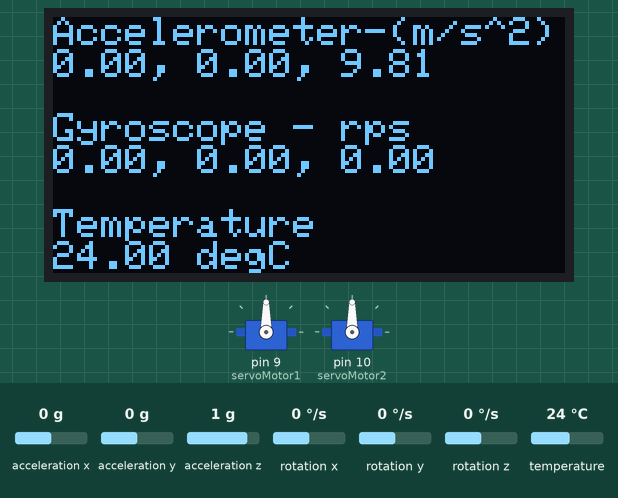
Recording of a sketch running on a simulated Arduino Mega 2560, built for the host (arithmetic inside an expression is 32-bit, double 64-bit). On the bench: 2 × servo, 128×64 one-colour display. Inputs (shaded band) come from the test bench; at power-on: rotation x 0 °/s, rotation y 0 °/s, acceleration x 0 g, acceleration y 0 g, acceleration z 1 g, rotation z 0 °/s, temperature 24 °C. Storage starts empty; what the sketch prints to the serial monitor is not drawn.

Above: at 3.2 s.
3.3 s: rotation x set to -192 °/s
At 4.4 s:
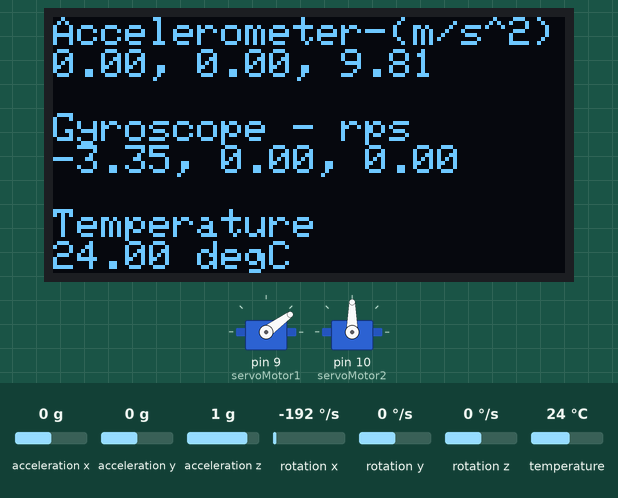
4.8 s: rotation y set to -192 °/s
At 5.3 s:
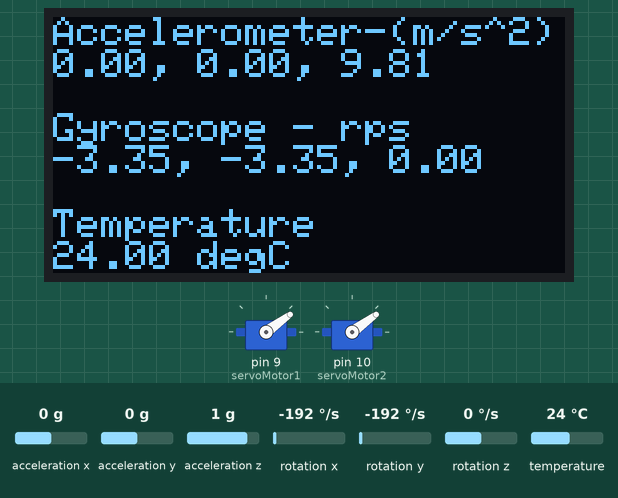
6.3 s: rotation x set to -100 °/s
At 7.5 s:
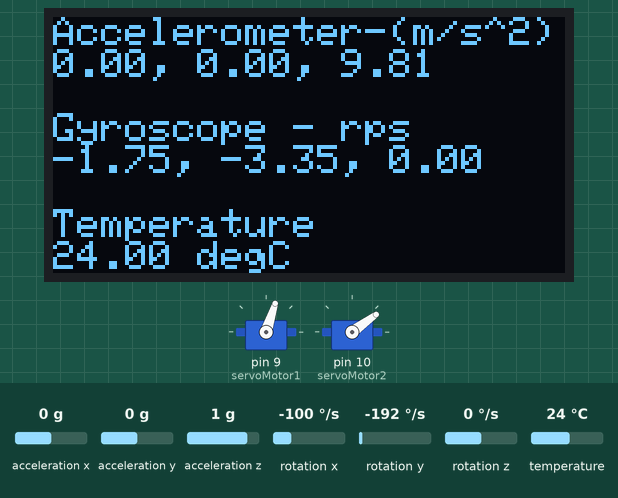
7.8 s: rotation y set to -100 °/s
At 8.7 s:
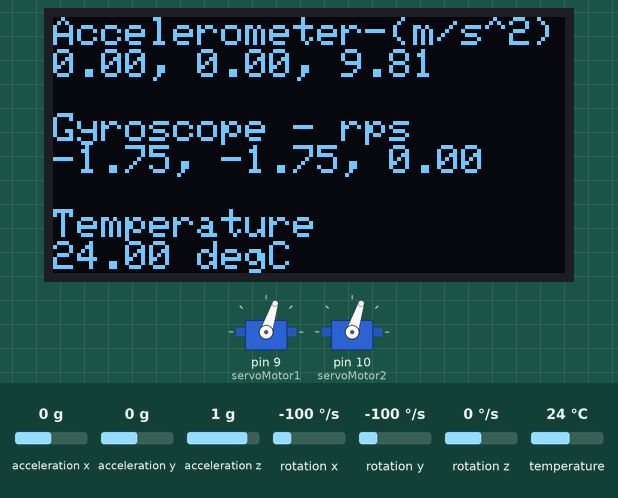
9.3 s: rotation x set to 0 °/s
At 9.8 s:
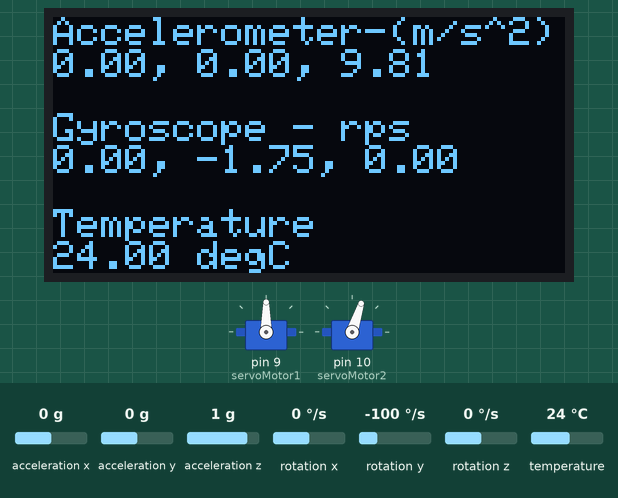
10.8 s: rotation y set to 100 °/s
At 11.9 s:
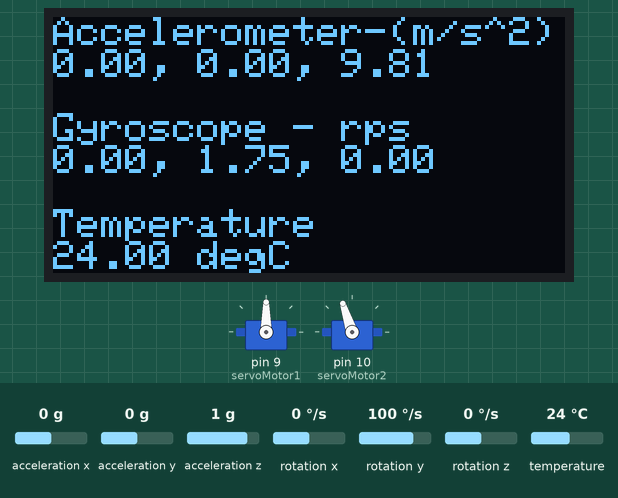
Timing chart, 0 to 13.3 s (numbered marks = the images above; inputs shaded):
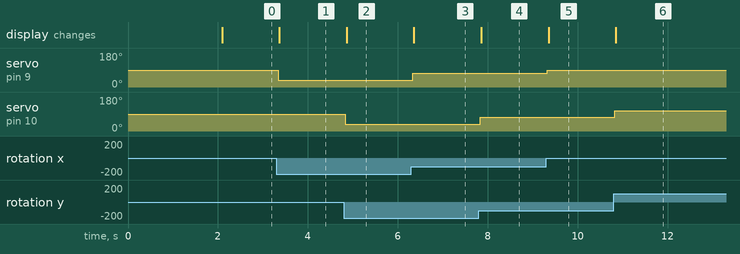

The sketch:

sketch.ino
```cpp
#include <Adafruit_MPU6050.h>  // Adafruit MPU6050 kütüphanesini dahil eder. Bu kütüphane, MPU6050 sensörünün kullanımını sağlar.
#include <Adafruit_Sensor.h>   // Adafruit Sensor kütüphanesini dahil eder. Bu kütüphane, sensör verilerini okumak için gerekli fonksiyonları sağlar.
#include <Adafruit_SSD1306.h>  // Adafruit SSD1306 OLED ekran kütüphanesini dahil eder. Bu kütüphane, OLED ekranın kullanımını sağlar.
#include <Adafruit_GFX.h>      // Adafruit GFX grafik kütüphanesini dahil eder. Bu kütüphane, temel grafik işlemleri için kullanılır.
#include <Wire.h>              // I2C iletişim protokolü kütüphanesini dahil eder. MPU6050 ve SSD1306 gibi I2C cihazlarla iletişim kurmak için kullanılır.
#include <Servo.h>             // Servo motor kütüphanesini dahil eder. Bu kütüphane, servo motorların kontrol edilmesini sağlar.
#include <SD.h>                // SD kart kütüphanesini dahil eder. Bu kütüphane, SD kartın kullanımını ve veri kaydını sağlar.

#define EKRAN_GNSLK 128             // OLED ekran genişliği
#define EKRAN_YKSKLK 64             // OLED ekran yüksekliği
#define OLED_RESET -1               // OLED reset pini (-1 ise reset kullanılmaz)
#define OLED_ADDRESS 0x3C           // SSD1306 I2C adresi --onemli!!

Adafruit_SSD1306 ekran(EKRAN_GNSLK, EKRAN_YKSKLK, &Wire, OLED_RESET); // OLED "ekran" nesnesi oluşturulur

Adafruit_MPU6050 sensor;       // MPU6050 "sensor" nesnesi oluşturulur

Servo servoMotor1;          // servoMotor1 nesnesi oluşturulur
Servo servoMotor2;          // servoMotor2 nesnesi oluşturulur

const int cipSecim = 53;    // SD kart çip seçim pini 53 olarak bağlandı.
File dosya;                 //uzerine yazılacak "dosya" nesnesi File türünde oluşturulur

//-----------------------------------------------
void setup() // CIHAZLARI BASLATMA
{ // Serial port başlatılır
  Serial.begin(115200); // Arduino ile seri iletişim
  // Servo motorlar bağlanır
  servoMotor1.attach(9); //servo motor1 in V+ ile baglantı pini
  servoMotor2.attach(10); //servo motor2 nin V+ ile baglantı pini

  // sensor baslatma
  if (!sensor.begin()) { // Sensör başlatılamazsa konsol üzerinden aşağıdaki hata mesajı verilir
    Serial.println("MPU6050 sensoru baslatilamadi!");
    while (1) {
      delay(10);
    }
  }// Sensör başlatılırsa  konsol üzerinden aşağıdaki bilgi mesajı verilir
  Serial.println("MPU6050 sensoru baslatildi...");

  //OLED ekran başlatma
  if (!ekran.begin(SSD1306_SWITCHCAPVCC, OLED_ADDRESS)) { // SSD1306_SWITCHCAPVCC, ekranın dahili voltaj regülatörünü kullanarak başlatılacağını belirtir.
    // OLED_ADDRESS => 0x3C, OLED ekranının I2C adresidir. (burası önemli çünkü 0x3d diye diğer secenekle karıştırılmamalıdır!)
    Serial.println(F("OLED ekran baslatilamadi!"));// Ekran başlatılamazsa konsol üzerinden bu hata mesajı verilir
    while (1);
  }
  Serial.println(F("OLED ekran baslatildi...")); // Ekran başlatılırsa konsol üzerinden bu bilgi mesajı verilir
  delay(10);

  // SD kart başlatılır
  if (!SD.begin(cipSecim)) {                // SD kart başlatılamazsa konsol üzerinden aşağıdaki hata mesajı verilir
    Serial.println("SD kart baslatilamadi!");
    return;
  }
  Serial.println("SD kart baslatildi...");  // SD kart başlatılırsa konsol üzerinden bu bilgi mesajı verilir
  delay(2000); //her sey hazır olduğunda 2 sn sonra simulasyon çalışmaya başlar

  // Accelerometer ve gyro aralıkları ayarlanır
  sensor.setAccelerometerRange(MPU6050_RANGE_8_G); //Sensörün ivmeölçerinin ölçebileceği maksimum ivme aralığını ayarlar.
  //MPU6050_RANGE_8_G değeri, ivmeölçerin ±8G'ye kadar olan ivmeleri ölçebilmesini sağlar.
  sensor.setGyroRange(MPU6050_RANGE_500_DEG);      //Gyroskopun ölçebileceği max açısal hız aralığını ayarlar.
  //MPU6050_RANGE_500_DEG değeri, gyroskopun ±500 derece/saniye'ye kadar olan açısal hızları ölçebilmesini sağlar.
  sensor.setFilterBandwidth(MPU6050_BAND_5_HZ);    //Sensörün filtre bant genişliğini ayarlar.
  //MPU6050_BAND_5_HZ değeri, sensör çıkışındaki yüksek frekanslı gürültünün azaltılmasına yardımcı olur.
}

//----------------------------------------------------------------------------
void loop() { // YAZDIRMA ISLEMLERİ
  Serial.println();
  Serial.println("SD karta yazılan ölçümler:"); //Konsol ekranına "SD karta yazılan ölçümler:" yazdırılır.
  // Sensör verileri alınır
  sensors_event_t a, g, temp; // sensors_event_t türünde a (ivme), g (gyro) ve temp (sıcaklık) değişkenleri tanımlanır
  sensor.getEvent(&a, &g, &temp); //a, g ve temp değişkenlerini günceller

  //------------------------------------------------------
  // CONSOLE EKRANI
  Serial.println("Accelerometer (m/s^2)"); //Konsol ekranına "Accelerometer (m/s^2)" yazdırılır.
  Serial.print(a.acceleration.x); //Konsol ekranına x eksenindeki ivme değeri yazdırılır.
  Serial.print(", "); //Konsol ekranına "," yazdırılır
  Serial.print(a.acceleration.y); //Konsol ekranına y eksenindeki ivme değeri yazdırılır.
  Serial.print(", "); //Konsol ekranına "," yazdırılır
  Serial.println(a.acceleration.z);  //Konsol ekranına z eksenindeki ivme değeri yazdırılır.

  Serial.println("Gyroscope - rps"); //Konsol ekranına "Gyroscope - rps" yazdırılır.
  Serial.print(g.gyro.x); // Gyroscope un x eksenindeki deger konsola yazdırılır.
  Serial.print(", ");//Konsol ekranına "," yazdırılır
  Serial.print(g.gyro.y); // Gyroscope un y eksenindeki deger konsola yazdırılır.
  Serial.print(", ");//Konsol ekranına "," yazdırılır
  Serial.println(g.gyro.z); // Gyroscope un z eksenindeki deger konsola yazdırılır.

  //map(value, fromLow, fromHigh, toLow, toHigh):
  //Bir değeri belirli bir aralıktan başka bir aralığa dönüştürür.
  int servoYon1 = map(g.gyro.x, -5, 5, 0, 180); //g.gyro.x değerini -5 ile 5 aralığından 0 ile 180 aralığına dönüştürür.
  servoMotor1.write(servoYon1); //servoMotor1'i servoYon1 konumuna ayarlar.
  int servoYon2 = map(g.gyro.y, -5, 5, 0, 180); // g.gyro.y değerini -5 ile 5 aralığından 0 ile 180 aralığına dönüştürür.
  servoMotor2.write(servoYon2); //servoMotor2'yi servoYon2 konumuna ayarlar.

  Serial.println("Temperature");//Konsol ekranına "Temperature" yazdırılır.
  Serial.print(temp.temperature); //Konsol ekranına alınan sıcaklık degeri yazdırılır
  Serial.println(" degC"); //yazılan degerin yanına "degC" yazılır.

  //------------------------------------------------------
  // EKRANA YAZDIRMA
  ekran.clearDisplay(); //Oled ekranı temizlenir.
  ekran.setTextSize(1); //ekranın yazı boyutu ayarlanır
  ekran.setTextColor(SSD1306_WHITE); //yazı rengi WHITE olarak secilir.
  ekran.setCursor(0, 0); //ekranda yazılacak metnin imlec konumu belirlenir

  ekran.print("Accelerometer-(m/s^2)"); //Oled ekranına "Accelerometer-(m/s^2)" yazdırılır.
  ekran.print(a.acceleration.x); //oled ekranına x eksenindeki ivme değeri yazdırılır.
  ekran.print(", "); //oled ekranına "," yazdırılır
  ekran.print(a.acceleration.y); //oled ekranına y eksenindeki ivme değeri yazdırılır.
  ekran.print(", "); //oled ekranına "," yazdırılır
  ekran.println(a.acceleration.z); //oled ekranına z eksenindeki ivme değeri yazdırılır.
  ekran.println();

  ekran.println("Gyroscope - rps"); //Oled ekranına "Gyroscope - rps" yazdırılır.
  ekran.print(g.gyro.x); // Gyroscope un x eksenindeki deger ekrana yazdırılır.
  ekran.print(", "); //oled ekranına "," yazdırılır
  ekran.print(g.gyro.y); // Gyroscope un y eksenindeki deger ekrana yazdırılır.
  ekran.print(", "); //oled ekranına "," yazdırılır
  ekran.println(g.gyro.z); // Gyroscope un z eksenindeki deger ekrana yazdırılır.
  ekran.println();

  ekran.println("Temperature"); //Oled ekranına "Temperature" yazdırılır.
  ekran.print(temp.temperature); //oled ekranına alınan sıcaklık degeri yazdırılır
  ekran.println(" degC"); //yazılan degerin yanına "degC" yazdırılır.

  ekran.display(); //ekrandaki görüntüyü güncellemek için kullanılır.

  //------------------------------------------------------
  // SD KARTA YAZMA ISLEMI
  dosya = SD.open("mpu6050.txt", FILE_WRITE); //mpu6050.txt dosyası açılır ve FILE_WRITE (yazma) modu açılır.
  if (dosya) { //dosya açılırsa...
    dosya.println("Accelerometer-(m/s^2)"); //Dosyaya "Accelerometer-(m/s^2)" yazdırılır.
    dosya.print(a.acceleration.x); //dosyaya x eksenindeki ivme değeri yazdırılır.
    dosya.print(", "); //dosyaya "," yazdırılır
    dosya.print(a.acceleration.y); //dosyaya y eksenindeki ivme değeri yazdırılır.
    dosya.print(", "); //dosyaya "," yazdırılır
    dosya.println(a.acceleration.z); //dosyaya z eksenindeki ivme değeri yazdırılır.

    dosya.println("Gyroscope-(rps)"); //Dosyaya "Gyroscope-(rps)" yazdırılır.
    dosya.print(g.gyro.x); // Gyroscope un x eksenindeki deger dosyaya yazdırılır.
    dosya.print(", "); //dosyaya "," yazdırılır
    dosya.print(g.gyro.y); // Gyroscope un y eksenindeki deger dosyaya yazdırılır.
    dosya.print(", "); //dosyaya "," yazdırılır
    dosya.println(g.gyro.z); // Gyroscope un z eksenindeki deger dosyaya yazdırılır.

    dosya.println("Temperature"); //Dosyaya "Temperature" yazdırılır.
    dosya.print(temp.temperature); //dosyaya alınan sıcaklık degeri yazdırılır
    dosya.println(" degC"); //yazılan degerin yanına "degC" yazdırılır.

    dosya.close(); //dosya kapatılır
    Serial.println("SD karta yazıldı..."); //if blogu calışmış olacagı için yazma işlemi basarılı geçmiş demektir.
  } else {
    Serial.println("Dosya acılamadi!");// if bloguna girilemediyse hata mesajı konsola verilir.
  }
}
```

Measured:
- after the input at 3.3 s, servo on pin 9 (servoMotor1): 90° → 36° at once; the display: changes after 0.07 s (image 1)
- after the input at 4.8 s, servo on pin 10 (servoMotor2): 90° → 36° at once; the display: changes after 0.06 s (image 2)
- after the input at 6.3 s, servo on pin 9 (servoMotor1): 36° → 72° at once; the display: changes after 0.06 s (image 3)
- after the input at 7.8 s, servo on pin 10 (servoMotor2): 36° → 72° at once; the display: changes after 0.06 s (image 4)
- after the input at 9.3 s, servo on pin 9 (servoMotor1): 72° → 90° at once; the display: changes after 0.06 s (image 5)
- after the input at 10.8 s, servo on pin 10 (servoMotor2): 72° → 108° at once; the display: changes after 0.05 s (image 6)
